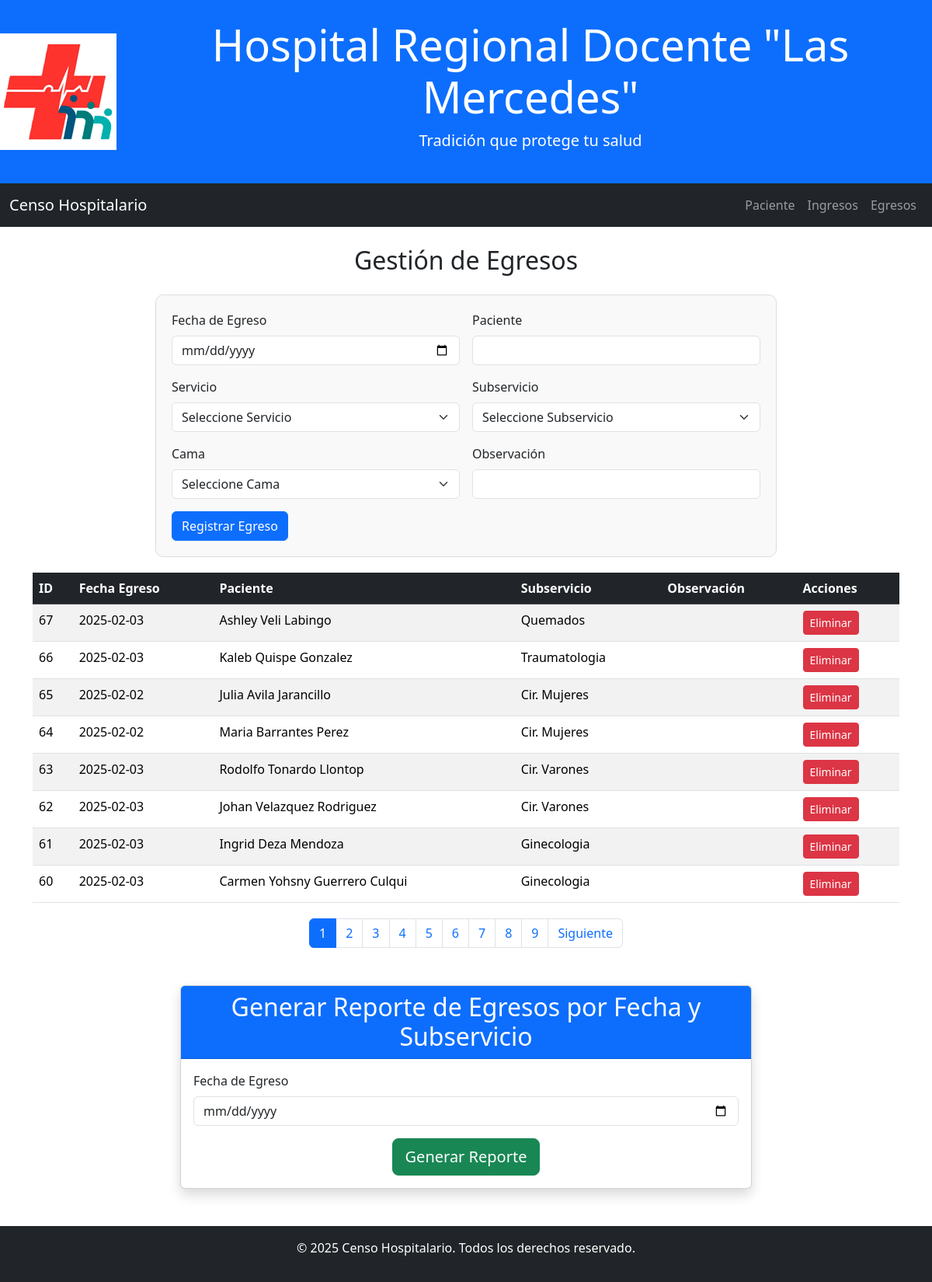
Page /pages/egresos.php on the committed database.
### tables this page shows
CREATE TABLE `egresos` (
  `id` bigint(20) UNSIGNED NOT NULL,
  `fecha_egreso` date NOT NULL,
  `observacion` varchar(20) DEFAULT NULL,
  `id_paciente` int(11) DEFAULT NULL,
  `id_subservicio` int(11) DEFAULT NULL
);

CREATE TABLE `paciente` (
  `id` bigint(20) UNSIGNED NOT NULL,
  `dni` int(11) DEFAULT NULL,
  `nombre` varchar(100) NOT NULL,
  `edad` int(11) DEFAULT NULL
);

CREATE TABLE `subservicios` (
  `id` bigint(20) UNSIGNED NOT NULL,
  `nombre` varchar(100) NOT NULL,
  `num_cama` varchar(8) NOT NULL,
  `estado` varchar(15) NOT NULL DEFAULT 'Desocupada',
  `id_servicio` int(11) DEFAULT NULL
);

### pages/egresos.php (the view, shortened to what this page needs)
<!DOCTYPE html>
<html lang="es">
<head>
    <link href="https://cdn.jsdelivr.net/npm/bootstrap@5.3.3/dist/css/bootstrap.min.css"
        rel="stylesheet"
>
    <link rel="stylesheet" href="../css/estilos.css">
</head>
<body>
<header class="bg-primary text-white text-center py-4 d-flex align-items-center justify-content-center">
        <img src="../img/logo_hospital.png" alt="Logo Hospital Regional Docente Las Mercedes" class="logo me-3">
        <div>
            <h1 class="display-4">Hospital Regional Docente "Las Mercedes"</h1>
            <p class="lead">Tradición que protege tu salud</p>
        </div>
    </header>
    <nav class="navbar navbar-expand-lg navbar-dark bg-dark">
        <div class="container-fluid">
            <a class="navbar-brand" href="../index.php">Censo Hospitalario</a>
            <div class="collapse navbar-collapse" id="navbarNav">
                <ul class="navbar-nav ms-auto">
                    <li class="nav-item">
                        <a class="nav-link" href="paciente.php">Paciente</a>
                    </li>
                    <li class="nav-item">
                        <a class="nav-link" href="ingresos.php">Ingresos</a>
                    </li>
                    <li class="nav-item">
                        <a class="nav-link" href="egresos.php">Egresos</a>
                    </li>
                </ul>
            </div>
        </div>
    </nav>
    <div class="container mt-4">
        <h2 class="text-center mb-4">Gestión de Egresos</h2>
        <div class="form-container-ingreso-egreso">
            <form method="post" class="row g-3">
                <div class="col-md-6">
                    <label for="fecha_egreso" class="form-label">Fecha de Egreso</label>
                    <input type="date" class="form-control" id="fecha_egreso" name="fecha_egreso" required>
                </div>
                <div class="col-md-6">
                    <label for="paciente_egreso" class="form-label">Paciente</label>
                    <input type="text" class="form-control" list="datalistOptions" id="paciente_egreso" name="paciente_nombre" autocomplete="off" required>
                </div>
                <div class="col-md-6">
                    <label for="servicio_egreso" class="form-label">Servicio</label>
                    <select class="form-select" id="servicio_egreso" required>
                        <option value="">Seleccione Servicio</option>
                        <?php
                        include '../includes/db.php';
                        ?>
                    </select>
                </div>
                <div class="col-md-6">
                    <label for="subservicio_egreso" class="form-label">Subservicio</label>
                    <select class="form-select" id="subservicio_egreso" name="id_subservicio" required>
                        <option value="">Seleccione Subservicio</option>
                    </select>
                </div>
                <div class="col-md-6">
                    <label for="id_cama_egreso" class="form-label">Cama</label>
                    <select class="form-select" id="id_cama_egreso" required>
                        <option value="">Seleccione Cama</option>
                    </select>
                </div>
                <div class="col-md-6">
                    <label for="observacion" class="form-label">Observación</label>
                    <input type="text" class="form-control" id="observacion" name="observacion">
                </div>
                <div class="col-12">
                    <button type="submit" class="btn btn-primary" id="reg_ingreso">Registrar Egreso</button>
                </div>
            </form>
        </div>
        <div class="table-container">
            <?php
            $page = isset($_GET['page']) ? (int)$_GET['page'] : 1;
            $perPage = 8;
            $offset = ($page - 1) * $perPage;
            $result = $conn->query("SELECT e.id, e.fecha_egreso, p.nombre AS nombre_paciente, s.nombre AS nombre_subservicio, e.observacion
                                    FROM egresos e
                                    JOIN paciente p ON e.id_paciente = p.id
                                    JOIN subservicios s ON e.id_subservicio = s.id
                                    ORDER BY id DESC LIMIT $perPage OFFSET $offset");
            if ($result->rowCount() > 0) {
                echo "<table class='table table-striped table-hover'>
                        <thead class='table-dark'>
                            <tr>
                                <th>ID</th>
                                <th>Fecha Egreso</th>
                                <th>Paciente</th>
                                <th>Subservicio</th>
                                <th>Observación</th>
                                <th>Acciones</th>
                            </tr>
                        </thead>
                        <tbody>";
                while ($row = $result->fetch(PDO::FETCH_ASSOC)) {
                    echo "<tr>
                            <td>" . $row["id"] . "</td>
                            <td>" . $row["fecha_egreso"] . "</td>
                            <td>" . $row["nombre_paciente"] . "</td>
                            <td>" . $row["nombre_subservicio"] . "</td>
                            <td>" . $row["observacion"] . "</td>
                            <td>
                                <form action='../js/eliminar_egreso.php' method='POST' style='display:inline;'>
                                    <input type='hidden' name='id_egreso' value='" . htmlspecialchars($row["id"]) . "'>
                                    <button class='btn btn-danger btn-sm' type='submit'
                                    onclick='return confirm(\"¿Estás seguro de eliminar este egreso?\");'>Eliminar</button>
                                </form>
                            </td>
                          </tr>";
                }
                echo "</tbody></table>";
                $totalRows = $conn->query("SELECT COUNT(*) FROM egresos")->fetchColumn();
                $totalPages = ceil($totalRows / $perPage);
                echo "<nav aria-label='Page navigation'>
                        <ul class='pagination justify-content-center'>";
                for ($i = 1; $i <= $totalPages; $i++) {
                    $active = ($page == $i) ? 'active' : '';
                    echo "<li class='page-item $active'><a class='page-link' href='?page=$i'>$i</a></li>";
                }
                if ($page < $totalPages) {
                    echo "<li class='page-item'><a class='page-link' href='?page=" . ($page + 1) . "'>Siguiente</a></li>";
                }
                echo "</ul></nav>";
            } else {
                echo "<div class='alert alert-info'>No hay egresos registrados.</div>";
            }
            ?>
        </div>
    </div>
    <div class="container mt-5">
        <div class="row justify-content-center">
            <div class="col-md-8">
                <div class="card shadow">
                    <div class="card-header bg-primary text-white">
                        <h2 class="card-title text-center mb-0">Generar Reporte de Egresos por Fecha y Subservicio</h2>
                    </div>
                    <div class="card-body">
                        <form action="../report/reporte_egreso.php" method="get" class="row g-3">
                            <div class="col-md-12">
                                <label for="fecha_egreso" class="form-label">Fecha de Egreso</label>
                                <input type="date" class="form-control" id="fecha_egreso" name="fecha_egreso" required>
                            </div>
                            <div class="col-12 text-center">
                                <button type="submit" class="btn btn-success btn-lg">Generar Reporte</button>
                            </div>
                        </form>
                    </div>
                </div>
            </div>
        </div>
    </div>
    <footer class="bg-dark text-white text-center py-3 mt-5">
        <p>&copy; 2025 Censo Hospitalario. Todos los derechos reservado.</p>
    </footer>
</body>
</html>

### css/estilos.css (style rules this page uses)
.table-container { margin-top: 20px; }
.pagination { margin-top: 20px; }
.form-container-ingreso-egreso { max-width: 800px; margin: 0 auto; padding: 20px; border: 1px solid #ddd; border-radius: 10px; background-color: #f9f9f9; }

### rows in the picture
egresos: id "67", fecha_egreso "2025-02-03", id_paciente.nombre "Ashley Veli Labingo", id_subservicio.nombre "Quemados"
egresos: id "66", fecha_egreso "2025-02-03", id_paciente.nombre "Kaleb Quispe Gonzalez", id_subservicio.nombre "Traumatologia"
egresos: id "65", fecha_egreso "2025-02-02", id_paciente.nombre "Julia Avila Jarancillo", id_subservicio.nombre "Cir. Mujeres"
egresos: id "64", fecha_egreso "2025-02-02", id_paciente.nombre "Maria Barrantes Perez", id_subservicio.nombre "Cir. Mujeres"
egresos: id "63", fecha_egreso "2025-02-03", id_paciente.nombre "Rodolfo Tonardo Llontop", id_subservicio.nombre "Cir. Varones"
egresos: id "62", fecha_egreso "2025-02-03", id_paciente.nombre "Johan Velazquez Rodriguez", id_subservicio.nombre "Cir. Varones"
egresos: id "61", fecha_egreso "2025-02-03", id_paciente.nombre "Ingrid Deza Mendoza", id_subservicio.nombre "Ginecologia"
egresos: id "60", fecha_egreso "2025-02-03", id_paciente.nombre "Carmen Yohsny Guerrero Culqui", id_subservicio.nombre "Ginecologia"
